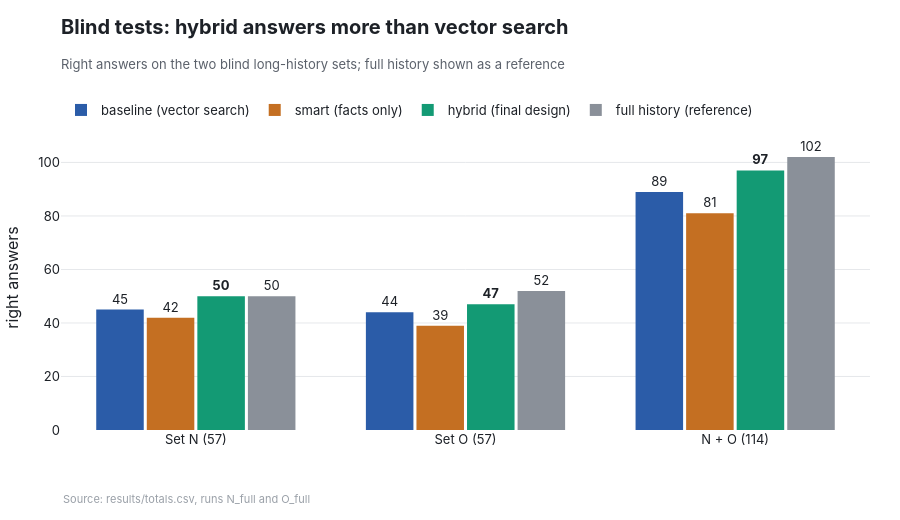

Notebook code cell kept with this figure:
### Markdown cell above
## The result on blind tests

Hybrid uses facts as annotations on the conversation:

- a message whose fact is outdated is marked: `[outdated: Lives in: Oslo -> now Kristiansand]`;
- a question about the past gets a timeline: `Lives in, oldest first: Stavanger -> Oslo -> Kristiansand (now)`;
- current facts, allergies included, go on top.

It was tested on two new sets, N and O, each written before the version it tests and run once.

### Code cell
ch.headline()

### Figure 1 — Plotly figure (JSON) as saved in the notebook; plotly's stock layout.template omitted (floating-point values rounded to 4 significant figures)
{"data": [{"hoverinfo": "skip", "marker": {"color": "#2b5ca8", "line": {"width": 0}}, "name": "baseline (vector search)", "text": ["45", "44", "89"], "textposition": "outside", "type": "bar", "x": ["Set N (57)", "Set O (57)", "N + O (114)"], "y": [45, 44, 89]}, {"hoverinfo": "skip", "marker": {"color": "#c46f22", "line": {"width": 0}}, "name": "smart (facts only)", "text": ["42", "39", "81"], "textposition": "outside", "type": "bar", "x": ["Set N (57)", "Set O (57)", "N + O (114)"], "y": [42, 39, 81]}, {"hoverinfo": "skip", "marker": {"color": "#139a74", "line": {"width": 0}}, "name": "hybrid (final design)", "text": ["<b>50</b>", "<b>47</b>", "<b>97</b>"], "textposition": "outside", "type": "bar", "x": ["Set N (57)", "Set O (57)", "N + O (114)"], "y": [50, 47, 97]}, {"hoverinfo": "skip", "marker": {"color": "#8a9099", "line": {"width": 0}}, "name": "full history (reference)", "text": ["50", "52", "102"], "textposition": "outside", "type": "bar", "x": ["Set N (57)", "Set O (57)", "N + O (114)"], "y": [50, 52, 102]}], "layout": {"annotations": [{"font": {"color": "#9aa0a8", "size": 11}, "showarrow": false, "text": "Source: results/totals.csv, runs N_full and O_full", "x": 0, "xanchor": "left", "xref": "paper", "y": 0, "yanchor": "bottom", "yref": "paper", "yshift": -78}], "bargap": 0.25, "bargroupgap": 0.06, "barmode": "group", "height": 520, "hovermode": false, "margin": {"b": 90, "l": 20, "r": 30, "t": 125}, "title": {"font": {"size": 20}, "pad": {"t": 20}, "subtitle": {"font": {"color": "#5b616b", "size": 13}, "text": "Right answers on the two blind long-history sets; full history shown as a reference"}, "text": "<b>Blind tests: hybrid answers more than vector search</b>", "x": 0, "xanchor": "left", "xref": "paper", "y": 1, "yanchor": "top", "yref": "container"}, "xaxis": {"showgrid": false}, "yaxis": {"range": [0, 114], "title": {"text": "right answers"}}}}
